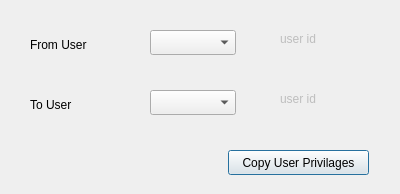
<?xml version="1.0" encoding="UTF-8"?>
<ui version="4.0">
 <class>user</class>
 <widget class="QDialog" name="user">
  <property name="geometry">
   <rect>
    <x>0</x>
    <y>0</y>
    <width>400</width>
    <height>194</height>
   </rect>
  </property>
  <property name="windowTitle">
   <string>user</string>
  </property>
  <widget class="QLabel" name="label_8">
   <property name="geometry">
    <rect>
     <x>30</x>
     <y>30</y>
     <width>99</width>
     <height>29</height>
    </rect>
   </property>
   <property name="text">
    <string>From User</string>
   </property>
  </widget>
  <widget class="QComboBox" name="CMB_userName">
   <property name="geometry">
    <rect>
     <x>150</x>
     <y>30</y>
     <width>86</width>
     <height>25</height>
    </rect>
   </property>
  </widget>
  <widget class="QComboBox" name="CMB_userName1">
   <property name="geometry">
    <rect>
     <x>150</x>
     <y>90</y>
     <width>86</width>
     <height>25</height>
    </rect>
   </property>
  </widget>
  <widget class="QLabel" name="label_9">
   <property name="geometry">
    <rect>
     <x>30</x>
     <y>90</y>
     <width>99</width>
     <height>29</height>
    </rect>
   </property>
   <property name="text">
    <string>To User</string>
   </property>
  </widget>
  <widget class="QPushButton" name="BTN_copyUser">
   <property name="geometry">
    <rect>
     <x>228</x>
     <y>150</y>
     <width>141</width>
     <height>25</height>
    </rect>
   </property>
   <property name="text">
    <string>Copy User Privilages</string>
   </property>
  </widget>
  <widget class="QLabel" name="LB_userID">
   <property name="enabled">
    <bool>false</bool>
   </property>
   <property name="geometry">
    <rect>
     <x>280</x>
     <y>30</y>
     <width>151</width>
     <height>17</height>
    </rect>
   </property>
   <property name="frameShape">
    <enum>QFrame::NoFrame</enum>
   </property>
   <property name="text">
    <string>user id</string>
   </property>
  </widget>
  <widget class="QLabel" name="LB_userID2">
   <property name="enabled">
    <bool>false</bool>
   </property>
   <property name="geometry">
    <rect>
     <x>280</x>
     <y>90</y>
     <width>151</width>
     <height>17</height>
    </rect>
   </property>
   <property name="frameShape">
    <enum>QFrame::NoFrame</enum>
   </property>
   <property name="text">
    <string>user id</string>
   </property>
  </widget>
 </widget>
 <resources/>
 <connections/>
</ui>
